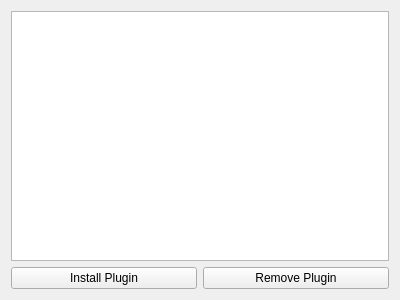
<?xml version="1.0" encoding="UTF-8"?>
<ui version="4.0">
 <class>OpenRGBPluginsPageUi</class>
 <widget class="QWidget" name="OpenRGBPluginsPageUi">
  <property name="geometry">
   <rect>
    <x>0</x>
    <y>0</y>
    <width>400</width>
    <height>300</height>
   </rect>
  </property>
  <property name="windowTitle">
   <string>Form</string>
  </property>
  <layout class="QGridLayout" name="gridLayout">
   <item row="1" column="0">
    <widget class="QPushButton" name="InstallPluginButton">
     <property name="text">
      <string>Install Plugin</string>
     </property>
    </widget>
   </item>
   <item row="1" column="1">
    <widget class="QPushButton" name="RemovePluginButton">
     <property name="text">
      <string>Remove Plugin</string>
     </property>
    </widget>
   </item>
   <item row="0" column="0" colspan="2">
    <widget class="OpenRGBPluginsList" name="PluginsList">
     <property name="verticalScrollMode">
      <enum>QAbstractItemView::ScrollPerPixel</enum>
     </property>
    </widget>
   </item>
  </layout>
 </widget>
 <customwidgets>
  <customwidget>
   <class>OpenRGBPluginsList</class>
   <extends>QListWidget</extends>
   <header>qt/OpenRGBPluginsPage/OpenRGBPluginsList.h</header>
  </customwidget>
 </customwidgets>
 <resources/>
 <connections/>
</ui>
